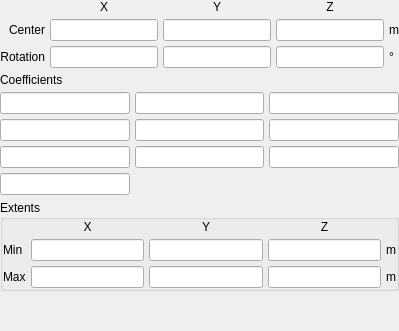
         <widget class="QWidget" name="quadric_implicit">
          <layout class="QGridLayout" name="gridLayout_18">
           <property name="leftMargin">
            <number>0</number>
           </property>
           <property name="topMargin">
            <number>0</number>
           </property>
           <property name="rightMargin">
            <number>0</number>
           </property>
           <property name="bottomMargin">
            <number>0</number>
           </property>
           <property name="spacing">
            <number>5</number>
           </property>
           <item row="2" column="2">
            <widget class="LineEdit" name="lineedit_quadric_implicit_a2">
             <property name="font">
              <font>
               <weight>50</weight>
               <bold>false</bold>
              </font>
             </property>
            </widget>
           </item>
           <item row="4" column="0">
            <widget class="LineEdit" name="lineedit_quadric_implicit_a6">
             <property name="font">
              <font>
               <weight>50</weight>
               <bold>false</bold>
              </font>
             </property>
            </widget>
           </item>
           <item row="4" column="2">
            <widget class="LineEdit" name="lineedit_quadric_implicit_a8">
             <property name="font">
              <font>
               <weight>50</weight>
               <bold>false</bold>
              </font>
             </property>
            </widget>
           </item>
           <item row="2" column="1">
            <widget class="LineEdit" name="lineedit_quadric_implicit_a1">
             <property name="font">
              <font>
               <weight>50</weight>
               <bold>false</bold>
              </font>
             </property>
            </widget>
           </item>
           <item row="5" column="0">
            <widget class="LineEdit" name="lineedit_quadric_implicit_a9">
             <property name="font">
              <font>
               <weight>50</weight>
               <bold>false</bold>
              </font>
             </property>
            </widget>
           </item>
           <item row="4" column="1">
            <widget class="LineEdit" name="lineedit_quadric_implicit_a7">
             <property name="font">
              <font>
               <weight>50</weight>
               <bold>false</bold>
              </font>
             </property>
            </widget>
           </item>
           <item row="7" column="0">
            <spacer name="verticalSpacer_18">
             <property name="orientation">
              <enum>Qt::Vertical</enum>
             </property>
             <property name="sizeHint" stdset="0">
              <size>
               <width>20</width>
               <height>40</height>
              </size>
             </property>
            </spacer>
           </item>
           <item row="2" column="0">
            <widget class="LineEdit" name="lineedit_quadric_implicit_a0">
             <property name="font">
              <font>
               <weight>50</weight>
               <bold>false</bold>
              </font>
             </property>
            </widget>
           </item>
           <item row="3" column="0">
            <widget class="LineEdit" name="lineedit_quadric_implicit_a3"/>
           </item>
           <item row="1" column="0">
            <widget class="QLabel" name="label_43">
             <property name="font">
              <font>
               <weight>50</weight>
               <bold>false</bold>
              </font>
             </property>
             <property name="text">
              <string>Coefficients</string>
             </property>
            </widget>
           </item>
           <item row="3" column="1">
            <widget class="LineEdit" name="lineedit_quadric_implicit_a4">
             <property name="font">
              <font>
               <weight>50</weight>
               <bold>false</bold>
              </font>
             </property>
            </widget>
           </item>
           <item row="3" column="2">
            <widget class="LineEdit" name="lineedit_quadric_implicit_a5">
             <property name="font">
              <font>
               <weight>50</weight>
               <bold>false</bold>
              </font>
             </property>
            </widget>
           </item>
           <item row="0" column="0" colspan="3">
            <widget class="QWidget" name="widget" native="true">
             <property name="font">
              <font>
               <weight>50</weight>
               <bold>false</bold>
              </font>
             </property>
             <layout class="QGridLayout" name="gridLayout_20">
              <property name="leftMargin">
               <number>0</number>
              </property>
              <property name="topMargin">
               <number>0</number>
              </property>
              <property name="rightMargin">
               <number>0</number>
              </property>
              <property name="bottomMargin">
               <number>0</number>
              </property>
              <property name="spacing">
               <number>5</number>
              </property>
              <item row="2" column="0">
               <widget class="QLabel" name="label_50">
                <property name="text">
                 <string>&lt;html&gt;&lt;head/&gt;&lt;body&gt;&lt;p align=&quot;right&quot;&gt;Rotation&lt;/p&gt;&lt;/body&gt;&lt;/html&gt;</string>
                </property>
               </widget>
              </item>
              <item row="1" column="0">
               <widget class="QLabel" name="label_49">
                <property name="font">
                 <font>
                  <weight>50</weight>
                  <bold>false</bold>
                 </font>
                </property>
                <property name="text">
                 <string>&lt;html&gt;&lt;head/&gt;&lt;body&gt;&lt;p align=&quot;right&quot;&gt;Center&lt;/p&gt;&lt;/body&gt;&lt;/html&gt;</string>
                </property>
               </widget>
              </item>
              <item row="1" column="1">
               <widget class="LineEdit" name="lineedit_superquadric_implicit2_centerx">
                <property name="font">
                 <font>
                  <weight>50</weight>
                  <bold>false</bold>
                 </font>
                </property>
               </widget>
              </item>
              <item row="1" column="3">
               <widget class="LineEdit" name="lineedit_superquadric_implicit2_centerz"/>
              </item>
              <item row="2" column="1">
               <widget class="LineEdit" name="lineedit_superquadric_implicit2_rotationx"/>
              </item>
              <item row="2" column="2">
               <widget class="LineEdit" name="lineedit_superquadric_implicit2_rotationy"/>
              </item>
              <item row="2" column="3">
               <widget class="LineEdit" name="lineedit_superquadric_implicit2_rotationz"/>
              </item>
              <item row="0" column="2">
               <widget class="QLabel" name="label_211">
                <property name="text">
                 <string>Y</string>
                </property>
                <property name="alignment">
                 <set>Qt::AlignCenter</set>
                </property>
               </widget>
              </item>
              <item row="0" column="3">
               <widget class="QLabel" name="label_212">
                <property name="text">
                 <string>Z</string>
                </property>
                <property name="alignment">
                 <set>Qt::AlignCenter</set>
                </property>
               </widget>
              </item>
              <item row="0" column="1">
               <widget class="QLabel" name="label_210">
                <property name="text">
                 <string>X</string>
                </property>
                <property name="alignment">
                 <set>Qt::AlignCenter</set>
                </property>
               </widget>
              </item>
              <item row="1" column="2">
               <widget class="LineEdit" name="lineedit_superquadric_implicit2_centery"/>
              </item>
              <item row="1" column="4">
               <widget class="QLabel" name="label_213">
                <property name="text">
                 <string>m</string>
                </property>
               </widget>
              </item>
              <item row="2" column="4">
               <widget class="QLabel" name="label_214">
                <property name="text">
                 <string>°</string>
                </property>
               </widget>
              </item>
             </layout>
            </widget>
           </item>
           <item row="6" column="0" colspan="3">
            <widget class="QGroupBox" name="groupBox_2">
             <property name="title">
              <string>Extents</string>
             </property>
             <property name="flat">
              <bool>true</bool>
             </property>
             <layout class="QGridLayout" name="gridLayout_21">
              <property name="leftMargin">
               <number>0</number>
              </property>
              <property name="topMargin">
               <number>0</number>
              </property>
              <property name="rightMargin">
               <number>0</number>
              </property>
              <property name="bottomMargin">
               <number>0</number>
              </property>
              <property name="spacing">
               <number>5</number>
              </property>
              <item row="2" column="0">
               <widget class="QLabel" name="label_53">
                <property name="text">
                 <string>Max</string>
                </property>
               </widget>
              </item>
              <item row="1" column="1">
               <widget class="LineEdit" name="lineedit_quadric_minx"/>
              </item>
              <item row="1" column="0">
               <widget class="QLabel" name="label_52">
                <property name="text">
                 <string>Min</string>
                </property>
               </widget>
              </item>
              <item row="1" column="2">
               <widget class="LineEdit" name="lineedit_quadric_miny"/>
              </item>
              <item row="1" column="4">
               <widget class="QLabel" name="label_215">
                <property name="text">
                 <string>m</string>
                </property>
               </widget>
              </item>
              <item row="1" column="3">
               <widget class="LineEdit" name="lineedit_quadric_minz"/>
              </item>
              <item row="2" column="1">
               <widget class="LineEdit" name="lineedit_quadric_maxx"/>
              </item>
              <item row="2" column="2">
               <widget class="LineEdit" name="lineedit_quadric_maxy"/>
              </item>
              <item row="2" column="3">
               <widget class="LineEdit" name="lineedit_quadric_maxz"/>
              </item>
              <item row="2" column="4">
               <widget class="QLabel" name="label_216">
                <property name="text">
                 <string>m</string>
                </property>
               </widget>
              </item>
              <item row="0" column="1">
               <widget class="QLabel" name="label_217">
                <property name="text">
                 <string>X</string>
                </property>
                <property name="alignment">
                 <set>Qt::AlignCenter</set>
                </property>
               </widget>
              </item>
              <item row="0" column="2">
               <widget class="QLabel" name="label_218">
                <property name="text">
                 <string>Y</string>
                </property>
                <property name="alignment">
                 <set>Qt::AlignCenter</set>
                </property>
               </widget>
              </item>
              <item row="0" column="3">
               <widget class="QLabel" name="label_219">
                <property name="text">
                 <string>Z</string>
                </property>
                <property name="alignment">
                 <set>Qt::AlignCenter</set>
                </property>
               </widget>
              </item>
             </layout>
            </widget>
           </item>
          </layout>
         </widget>
